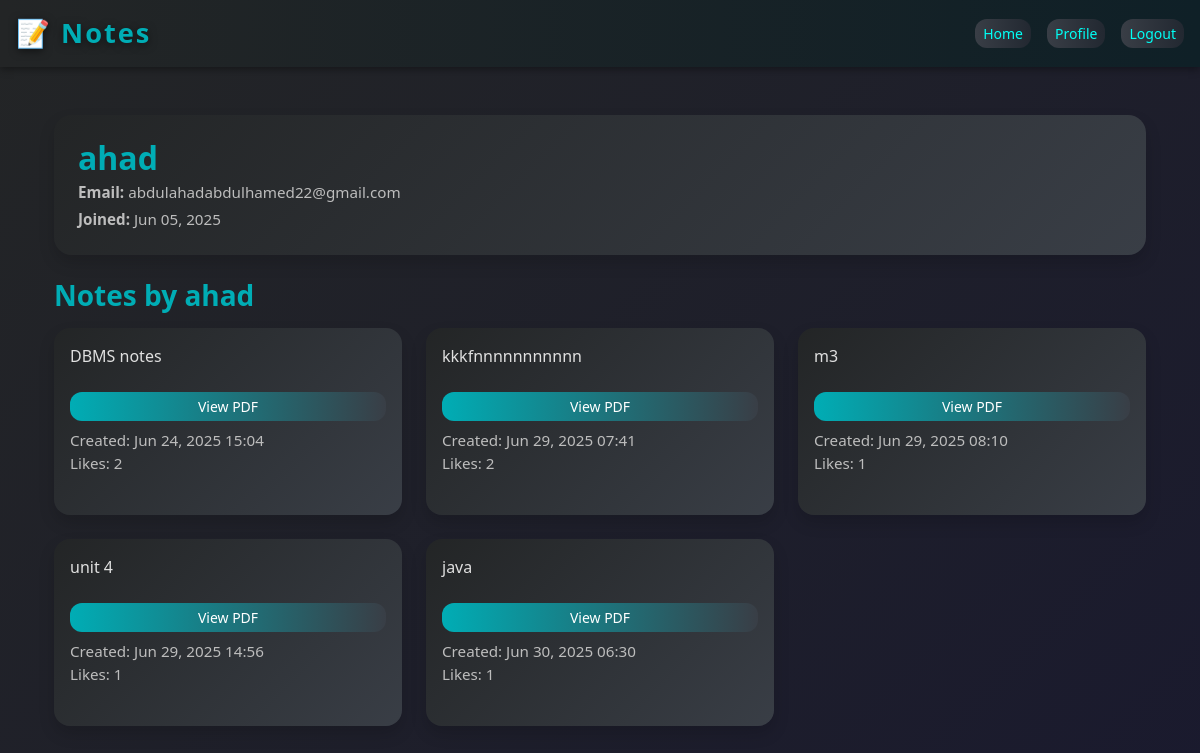
The app's page /first_note/profile/ahad/ (signed in) with its own data.
### first_note/models.py (models this page shows, shortened)
class notes(models.Model):
    user = models.ForeignKey(User, on_delete=models.CASCADE)
    content = models.TextField()
    BRANCH_CHOICES = [
        ('cse', 'CSE'),
        ('it', 'IT'),
        ('ece', 'ECE'),
    ]
    branch = models.CharField(max_length=10, choices=BRANCH_CHOICES,default='cse')
    year = models.IntegerField(choices=[(1, '1st'), (2, '2nd'), (3, '3rd'), (4, '4th')],default=1)
    semester = models.IntegerField(choices=[(1, 'Semester 1'), (2, 'Semester 2'), (3, 'Semester 3'), (4, 'Semester 4'), (5, 'Semester 5'), (6, 'Semester 6'), (7, 'Semester 7'), (8, 'Semester 8')], default=1)
    pdf = models.FileField(upload_to='tweets/pdfs/', blank=True, null=True)
    created_at = models.DateTimeField(default=timezone.now)
    updated_at = models.DateTimeField(auto_now=True)
    likes = models.ManyToManyField(User, related_name='liked_tweets', blank=True)
    favourites = models.ManyToManyField(User, related_name='favourite_notes', blank=True)

### first_note/views.py (the view)
# urls.py: path('profile/<str:username>/', views.profile, name='profile'),
def profile(request, username):
    user_obj = User.objects.get(username=username)
    user_notes = notes.objects.filter(user=user_obj)
    return render(request, 'notes/profile.html', {'user': user_obj, 'notes': user_notes})

### first_note/templates/notes/profile.html (shortened to what this page needs)
{% extends "layout.html" %}
{% block content %}
<div class="container py-4">
    <div class="card mb-4 p-4 shadow" style="background: linear-gradient(135deg, #232526 0%, #393e46 100%); border-radius: 18px;">
        <div class="d-flex align-items-center">
            <div>
                <h2 class="note-title mb-1">{{ user.username }}</h2>
                <p class="note-meta mb-1"><strong>Email:</strong> {{ user.email }}</p>
                <p class="note-meta mb-0"><strong>Joined:</strong> {{ user.date_joined|date:"M d, Y" }}</p>
            </div>
        </div>
    </div>
    <h3 class="note-title mb-3">Notes by {{ user.username }}</h3>
    <div class="row g-4">
        {% for note in notes %}
            <div class="col-12 col-md-6 col-lg-4">
                <div class="card h-100 mb-4 p-3 shadow" style="background: linear-gradient(135deg, #232526 0%, #393e46 100%); border-radius: 16px;">
                    <div class="mb-2" style="color: #e0e0e0;">
                        {{ note.content|linebreaks }}
                    </div>
                    {% if note.pdf %}
                        <a href="{{ note.pdf.url }}" class="btn btn-sm" style="background: linear-gradient(90deg, #00adb5 0%, #393e46 100%); color: #fff;" target="_blank">
                            View PDF
                        </a>
                    {% endif %}
                    <div class="mt-2 note-meta">
                        Created: {{ note.created_at|date:"M d, Y H:i" }}<br>
                        Likes: {{ note.likes.count }}
                    </div>
                </div>
            </div>
        {% empty %}
            <div class="alert alert-info text-center">No notes found for this user.</div>
        {% endfor %}
    </div>
</div>
{% endblock %}

### templates/layout.html (style rules this page uses)
body { background: linear-gradient(135deg, #232526 0%, #1a1a2e 100%); color: #e0e0e0; min-height: 100vh; }
.btn { border-radius: 12px; background: linear-gradient(90deg, #393e46 0%, #222831 100%); color: #00fff5; border: none; transition: background 0.3s, color 0.3s; }
.card { background: linear-gradient(135deg, #232526 0%, #393e46 100%); border: none; box-shadow: 0 4px 24px rgba(0,0,0,0.4); }
a, a:hover { color: #00fff5; text-decoration: underline; }
.note-title { color: #00adb5; font-weight: 600; }
.note-meta { color: #bdbdbd; font-size: 0.95em; }

### records on screen
notes: content "DBMS notes", created_at "Jun 24, 2025 15:04", likes.count "2"
notes: content "kkkfnnnnnnnnnnn", created_at "Jun 29, 2025 07:41", likes.count "2"
notes: content "m3", created_at "Jun 29, 2025 08:10", likes.count "1"
notes: content "unit 4", created_at "Jun 29, 2025 14:56", likes.count "1"
notes: content "java", created_at "Jun 30, 2025 06:30", likes.count "1"

### other values on screen
{{ user.username }} "ahad"
{{ user.email }} "abdulahadabdulhamed22@gmail.com"
{{ user.date_joined|date:"M d, Y" }} "Jun 05, 2025"
